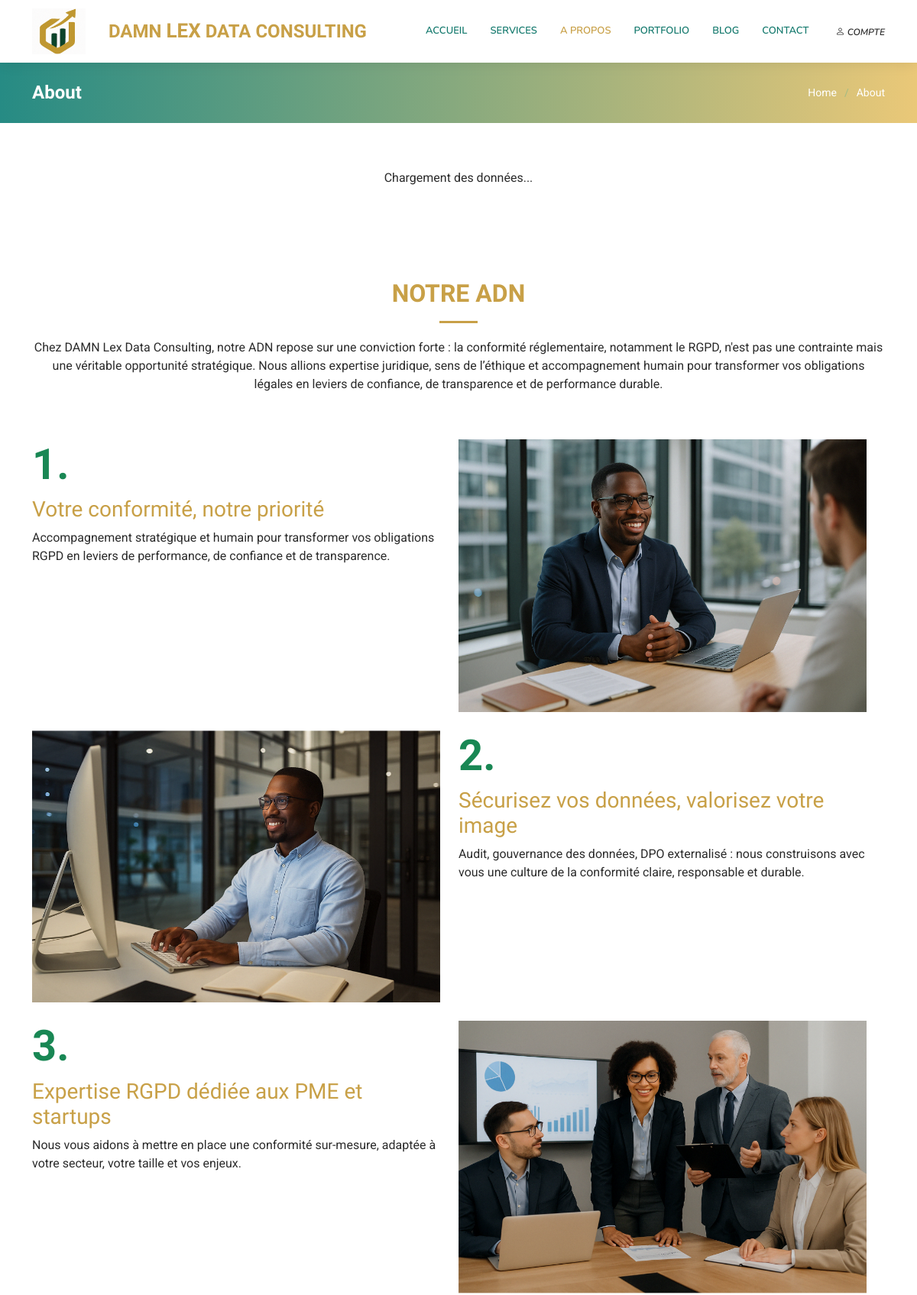
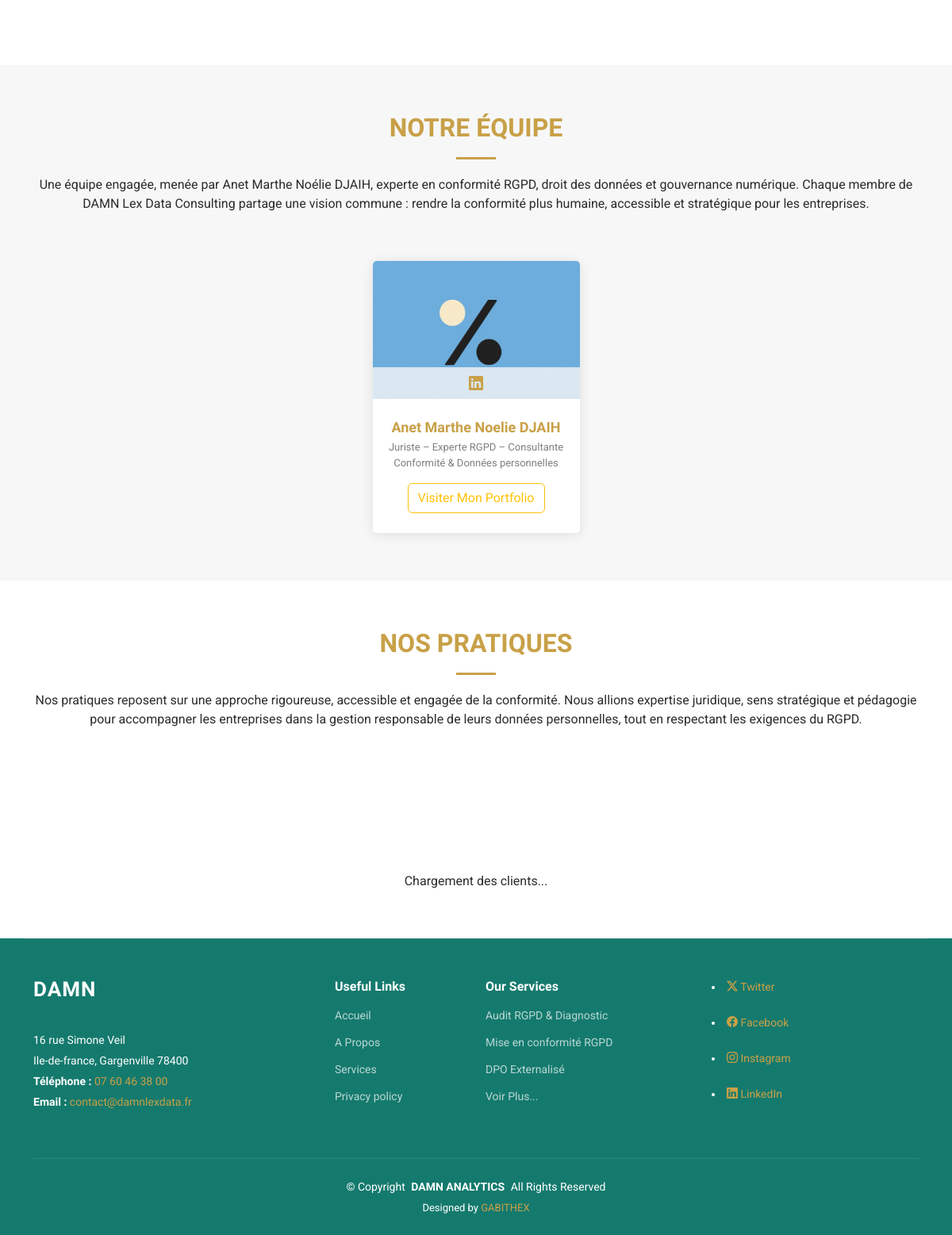
The page /about/ on the database its author committed (2 pictures, top to bottom).
### nene/models.py (models this page shows, shortened)
class HeroCarousel(models.Model):
    image = models.ImageField(upload_to='hero-carousel/')
    title = models.CharField(max_length=255)
    description = models.TextField()
    order = models.IntegerField(default=0)  # Permet de trier les éléments du carrousel
    class Meta:
        ordering = ['order']  # Trier les éléments du carrousel par ordre croissant

class Employee(models.Model):
    user = models.OneToOneField(
        User,
        on_delete=models.CASCADE,
        null=True,
        blank=True,
        related_name="employee_profile"
    )
    name = models.CharField(max_length=100)
    slug = models.SlugField(unique=True, blank=True, null=True)
    email = models.EmailField(unique=True, null=True)
    phone = models.CharField(max_length=20, blank=True, null=True)
    linkedin = models.URLField(blank=True, null=True)
    gitHub = models.URLField(blank=True, null=True)
    medium = models.URLField(blank=True, null=True)
    position = models.CharField(max_length=150)
    photo = models.ImageField(upload_to='profile_pics/', blank=True, null=True)
    location = models.CharField(max_length=100)
    about = models.TextField(max_length=1200, null=True)
    softSkills = models.ManyToManyField(SoftSkills, related_name='employees')
    cv = models.FileField(upload_to='KOTO/media/cvs', blank=True, null=True)  # Ajout du champ CV

### nene/views.py (the view)
# urls.py: path('about/', views.about, name='about'),
def about(request):
    employees = Employee.objects.all()  # Récupérer tous les employés
    practices = Practice.objects.all().order_by("number")  # Tri par numéro croissant
    hero_carousel = HeroCarousel.objects.all()
    return render(request, 'nene/about.html', {
        "employees": employees,
        'practices': practices,
        "hero_carousel": hero_carousel,
        "timestamp": now().timestamp()
        })

### templates/nene/about.html (shortened to what this page needs)
{% extends "nene/base.html" %}
{% load static %}
{% block content %}
    <div class="page-title accent-background">
      <div class="container d-lg-flex justify-content-between align-items-center">
        <h1 class="mb-2 mb-lg-0">About</h1>
        <nav class="breadcrumbs">
          <ol>
            <li><a href="{% url 'index' %}">Home</a></li>
            <li class="current">About</li>
          </ol>
        </nav>
      </div>
    </div>
    {% load static %}
    <section id="about-section">
      <div class="loading text-center">Chargement des données...</div>
    </section>
    <section id="vision" class="vision section">
      <div class="container section-title" data-aos="fade-up">
        <h2>Notre ADN</h2>
        <p>
          Chez DAMN Lex Data Consulting, notre ADN repose sur une conviction forte :
          la conformité réglementaire, notamment le RGPD, n'est pas une contrainte mais une véritable opportunité stratégique.
          Nous allions expertise juridique, sens de l’éthique et accompagnement humain pour transformer vos obligations légales
          en leviers de confiance, de transparence et de performance durable.
        </p>
      </div>
      <div class="container">
          <div class="row">
              {% for item in hero_carousel %}
                  {% if forloop.counter|divisibleby:2 %}
                      <div class="col-lg-12 d-flex align-items-center mb-4" id="vision-{{ item.order }}">
                          <div class="row w-100">
                              <div class="col-md-6">
                                  <img src="{{ item.image.url }}" alt="Vision Image" class="img-fluid">
                              </div>
                              <div class="col-md-6">
                                  <h1 class="text-success display-4 fw-bold">{{ forloop.counter }}.</h1>
                                  <h3>{{ item.title }}</h3>
                                  <p>{{ item.description }}</p>
                              </div>
                          </div>
                      </div>
                  {% else %}
                      <div class="col-lg-12 d-flex align-items-center mb-4" id="vision-{{ item.order }}">
                          <div class="row w-100">
                              <div class="col-md-6">
                                  <h1 class="text-success display-4 fw-bold">{{ forloop.counter }}.</h1>
                                  <h3>{{ item.title }}</h3>
                                  <p>{{ item.description }}</p>
                              </div>
                              <div class="col-md-6">
                                  <img src="{{ item.image.url }}" alt="Vision Image" class="img-fluid">
                              </div>
                          </div>
                      </div>
                  {% endif %}
              {% empty %}
                  <p>Aucun élément de vision disponible.</p>
              {% endfor %}
          </div>
      </div>
    </section>
    <section id="team" class="team section light-background">
      <div class="container section-title" data-aos="fade-up">
        <h2>Notre Équipe</h2>
        <p>
          Une équipe engagée, menée par Anet Marthe Noélie DJAIH, experte en conformité RGPD, droit des données et gouvernance numérique.
          Chaque membre de DAMN Lex Data Consulting partage une vision commune : rendre la conformité plus humaine, accessible et stratégique pour les entreprises.
        </p>
      </div>
      <div class="container">
        <div class="row justify-content-center gy-4">
          {% for employee in employees %}
            <div class="col-lg-3 col-md-6 d-flex align-items-stretch" data-aos="fade-up" data-aos-delay="200">
              <div class="team-member">
                <div class="member-img">
                  <a href="{% url 'portfolio' employee.slug %}">
                    <img src="{% if employee.photo %}{{ employee.photo.url }}{% else %}{% static 'nene/img/profil_defaut.png' %}{% endif %}" class="img-fluid" alt="">
                  </a>
                  <div class="social">
                    {% if employee.linkedin %}
                        <a href="{{ employee.linkedin }}" target="_blank"><i class="bi bi-linkedin"></i></a>
                    {% endif %}
                  </div>
                </div>
                <div class="member-info">
                  <h4><a href="{% url 'portfolio' employee.slug %}">{{ employee.name }}</a></h4>
                  <span>{{ employee.position }}</span>
                  <a href="{% url 'portfolio' employee.slug %}" class="btn mt-3 btn-outline-warning">Visiter Mon Portfolio</a>
                </div>
              </div>
            </div>
          {% endfor %}
        </div>
      </div>
    </section>
    <section id="practices" class="practices section">
      <div class="container section-title" data-aos="fade-up">
        <h2>Nos Pratiques</h2>
        <p>
          Nos pratiques reposent sur une approche rigoureuse, accessible et engagée de la conformité.
          Nous allions expertise juridique, sens stratégique et pédagogie pour accompagner les entreprises dans la gestion responsable de leurs données personnelles, tout en respectant les exigences du RGPD.
        </p>
      </div>
    </section>
    <section id="clients-section">
      <div class="loading text-center">Chargement des clients...</div>
    </section>
{% endblock %}

### static/nene/css/main.css (style rules this page uses)
:root { --default-font: "Roboto", system-ui, -apple-system, "Segoe UI", Roboto, "Helvetica Neue", Arial, "Noto Sans", "Liberation Sans", sans-serif, "Apple Color Emoji", "Segoe UI Emoji", "Segoe UI Symbol", "Noto Color Emoji"; --heading-font: "Raleway", sans-serif; --nav-font: "Nunito", sans-serif; }
:root { --background-color: #ffffff; --default-color: #2B2B2B; --heading-color: #C8A047; --accent-color: #C8A047; --surface-color: #ffffff; --contrast-color: #ffffff; --muted-color: #6c757d; --link-color: #157A6E; }
:root { --nav-color: #157A6E; --nav-hover-color: #C8A047; --nav-mobile-background-color: #ffffff; --nav-dropdown-background-color: #ffffff; --nav-dropdown-color: #157A6E; --nav-dropdown-hover-color: #C8A047; }
.light-background { --background-color: #f7f7f7; --surface-color: #ffffff; }
.accent-background { --background-color: #C8A047; --default-color: #ffffff; --heading-color: #ffffff; --accent-color: #ffffff; --surface-color: #af8640; --contrast-color: #ffffff; }
:root { scroll-behavior: smooth; }
body { color: var(--default-color); background-color: var(--background-color); font-family: var(--default-font); }
a { color: var(--accent-color); text-decoration: none; transition: 0.3s; }
h1, h2, h3, h4, h5, h6 { color: var(--heading-color); font-family: var(--heading-font); }
.page-title { color: #ffffff; background: linear-gradient(90deg, #268b84, #eac878); padding: 25px 0; position: relative; }
.page-title h1 { font-size: 24px; font-weight: 700; }
.page-title .breadcrumbs ol { display: flex; flex-wrap: wrap; list-style: none; padding: 0; margin: 0; font-size: 14px; font-weight: 400; }
.page-title .breadcrumbs ol li+li { padding-left: 10px; }
.page-title .breadcrumbs ol li+li::before { content: "/"; display: inline-block; padding-right: 10px; color: color-mix(in srgb, #1fa9a0, transparent 70%); }
section, .section { color: var(--default-color); background-color: var(--background-color); padding: 60px 0; scroll-margin-top: 100px; overflow: clip; }
.section-title { text-align: center; padding-bottom: 60px; position: relative; }
.section-title h2 { font-size: 32px; font-weight: 700; margin-bottom: 20px; text-transform: uppercase; padding-bottom: 20px; position: relative; }
.section-title h2:after { content: ""; position: absolute; display: block; width: 50px; height: 3px; background: var(--accent-color); left: 0; right: 0; bottom: 0; margin: auto; }
.section-title p { margin-bottom: 0; }
.team .team-member { background-color: var(--surface-color); box-shadow: 0px 2px 15px rgba(0, 0, 0, 0.1); overflow: hidden; border-radius: 5px; }
.team .team-member .member-img { position: relative; overflow: hidden; }
.team .team-member .social { position: absolute; left: 0; bottom: 0; right: 0; height: 40px; opacity: 1; transition: ease-in-out 0.3s; background: color-mix(in srgb, var(--background-color), transparent 20%); display: flex; align-items: center; justify-content: center; }
.team .team-member .social a { transition: color 0.3s; color: var(--heading-color); margin: 0 10px; display: inline-flex; align-items: center; justify-content: center; }
.team .team-member .social a i { line-height: 0; }
.team .team-member .social i { font-size: 18px; margin: 0 2px; }
.team .team-member .member-info { padding: 25px 15px; text-align: center; }
.team .team-member .member-info h4 { font-weight: 700; margin-bottom: 5px; font-size: 18px; color: color-mix(in srgb, var(--default-color), transparent 20%); }
.team .team-member .member-info span { display: block; font-size: 13px; font-weight: 400; color: color-mix(in srgb, var(--default-color), transparent 40%); }

### rows shown on the page
HeroCarousel: title "Votre conformité, notre priorité", description "Accompagnement stratégique et humain pour transformer vos obligations RGPD en leviers de performance, de confiance et de transparence.", image (picture)
HeroCarousel: image (picture), title "Sécurisez vos données, valorisez votre image", description "Audit, gouvernance des données, DPO externalisé : nous construisons avec vous une culture de la conformité claire, responsable et durable."
HeroCarousel: title "Expertise RGPD dédiée aux PME et startups", description "Nous vous aidons à mettre en place une conformité sur-mesure, adaptée à votre secteur, votre taille et vos enjeux.", image (picture)
Employee: photo (picture), name "Anet Marthe Noelie DJAIH", position "Juriste – Experte RGPD – Consultante Conformité & Données personnelles"
